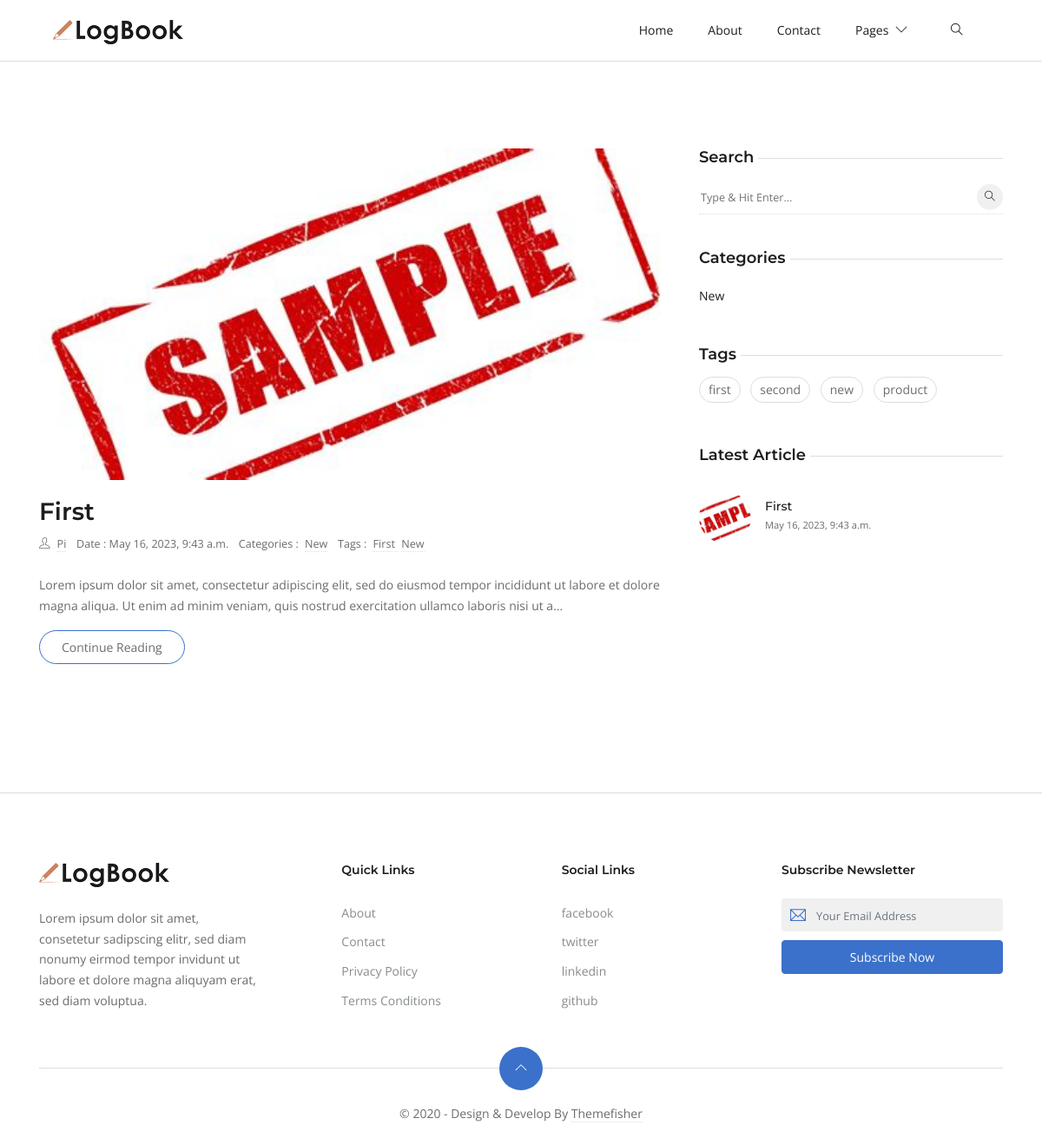
The app's page / (signed in) with its own data.
### blog/models.py (models this page shows, shortened)
class Post(models.Model):
    STATUS_CHOICES = (
    ('draft', 'Draft'),
    ('published', 'Published'),
    )
    url=models.SlugField(max_length=1000,unique=True)
    title=models.CharField(max_length=1000)
    author = models.ForeignKey(User,on_delete=models.CASCADE)
    image=models.ImageField(upload_to='static/images')
    category=models.ForeignKey(Categorie,on_delete=models.CASCADE,blank=True,related_name='categories')
    body=RichTextUploadingField()
    description=models.CharField(max_length=200)
    tags=TaggableManager()
    publish = models.DateTimeField(default=timezone.now)
    created = models.DateTimeField(auto_now_add=True)
    updated = models.DateTimeField(auto_now=True)
    update=models.DateTimeField(auto_now_add=True)
    status = models.CharField(max_length=10,choices=STATUS_CHOICES,default='draft')

class Categorie(models.Model):
    name=models.CharField(max_length=100,unique=True)
    url=models.SlugField(max_length=100,unique=True)

### blog/views.py (the view)
# urls.py: path('',views.index,name='home'),
def index(request,tag_slug=None):
    all_tags = Tag.objects.all()
    post=Post.objects.filter(status='published').order_by('-publish')
    latestpost=Post.objects.filter(status='published').order_by('-publish')[:3]
    category=Categorie.objects.all()
    tag = None
    if tag_slug:
        tag = get_object_or_404(Tag, slug=tag_slug)
        post=Post.objects.filter(status='published',tags=tag).order_by('-publish')
    page = request.GET.get('page', 1)
    paginator = Paginator(post, 10)
    try:
        posts = paginator.page(page)
    except PageNotAnInteger:
        posts = paginator.page(1)
    except EmptyPage:
        posts = paginator.page(paginator.num_pages)
    return render(request,'index.html',{'posts':posts,'category':category,'latestpost':latestpost,'post':post,'all_tags':all_tags,'tag':tag})

### templates/index.html (shortened to what this page needs)
{% extends 'base.html' %}
{% block body %}
<section class="section">
	<div class="container">
		<div class="row">
<div class="col-lg-8  mb-5 mb-lg-0">
   {% for post in posts %}
   <article class="row mb-5">
      <div class="col-12">
         <div class="post-slider">
            <img loading="lazy" src="{{post.image.url}}" class="img-fluid" alt="image of {{post.title}}">
         </div>
      </div>
      <div class="col-12 mx-auto">
         <h3><a class="post-title" href="/{{post.url}}/">{{post.title|title}}</a></h3>
         <ul class="list-inline post-meta mb-4">
            <li class="list-inline-item"><i class="ti-user mr-2"></i><a href="/user/{{post.author}}/">{{post.author|title}}</a>
            </li>
            <li class="list-inline-item">Date : {{post.publish}}</li>
            <li class="list-inline-item">Categories : <a href="/category/{{post.category.url}}/" class="ml-1">{{post.category.name|title}} </a>
            </li>
            <li class="list-inline-item">Tags : {% for tag in post.tags.all %} <a href="/tag/{{tag.slug}}" class="ml-1">{{tag.name|capfirst}} </a> {% endfor %}
            </li>
         </ul>
         <p>{{post.description|capfirst|safe}}...</p> <a href="/{{post.url}}/" class="btn btn-outline-primary">Continue Reading</a>
      </div>
   </article>
   {% endfor %}
</div>
<aside class="col-lg-4">
<div class="widget">
<h5 class="widget-title"><span>Search</span></h5>
<form action="/search" class="widget-search">
<input id="search-query" name="s" type="search" placeholder="Type &amp; Hit Enter...">
<button type="submit"><i class="ti-search"></i>
</button>
</form>
</div>
<div class="widget">
<h5 class="widget-title"><span>Categories</span></h5>
<ul class="list-unstyled widget-list">
{% for cat in category %}
<li><a href="/category/{{cat.url}}/" class="d-flex">{{cat.name|title}}
</a>
</li>
{% endfor %}
</ul>
</div>
<div class="widget">
<h5 class="widget-title"><span>Tags</span></h5>
<ul class="list-inline widget-list-inline">
   {% for tag in all_tags %}
<li class="list-inline-item"><a href="/tag/{{tag.slug}}"> {{tag.name}}</a>
</li>
{% endfor %}
</ul>
</div>
<div class="widget">
<h5 class="widget-title"><span>Latest Article</span></h5>
{% for lp in latestpost %}
<ul class="list-unstyled widget-list">
<li class="media widget-post align-items-center">
<a href="/{{lp.url}}/">
   <img loading="lazy" class="mr-3" src="{{lp.image.url}}">
</a>
<div class="media-body">
   <h5 class="h6 mb-0"><a href="/{{lp.url}}">{{lp.title|title}}</a></h5>
   <small>{{lp.publish}}</small>
</div>
</li>
</ul>
{% endfor %}
</div>
</aside>
</div>
</div>
</section>
{% endblock body %}

### static/css/style.css (style rules this page uses)
body { line-height: 1.7; font-family: "Open Sans", sans-serif; -webkit-font-smoothing: antialiased; color: #696c6d; font-size: 14px; }
article img { max-width: 100% !important; height: auto !important; border-radius: .25rem!important; }
p, .paragraph { font-weight: 400; color: #696c6d; font-size: 14px; line-height: 1.7; font-family: "Open Sans", sans-serif; }
h1, h2, h3, h4, h5, h6 { color: #1c1d1f; font-family: "Montserrat", sans-serif; font-weight: 600; line-height: 1.2; }
h3, .h3 { font-size: 28px; }
h5, .h5 { font-size: 18px; }
h6, .h6 { font-size: 14px; }
.btn { font-size: 14px; font-family: "Open Sans", sans-serif; text-transform: capitalize; padding: 8px 25px; border-radius: 50px; border: 1px solid; position: relative; z-index: 1; transition: 0.2s ease; }
.btn-outline-primary { background: transparent; color: #696c6d; border-color: #3b71ca; }
body { background-color: #fff; overflow-x: hidden; }
img { vertical-align: middle; border: 0; }
a, a:hover, a:focus { text-decoration: none; }
a, button, select { cursor: pointer; transition: 0.2s ease; }
.slick-slide { outline: 0; }
.section { padding-top: 100px; padding-bottom: 100px; }
.rounded-lg, .post-slider { border-radius: 10px !important; }
.post-title { color: #1c1d1f; }
.post-meta li { margin-right: 10px; font-size: 90%; }
.post-meta a { color: #696c6d; border-bottom: 1px dotted #ddd; }
.post-slider { overflow: hidden; margin-bottom: 20px; }
.post-slider img { border-radius: inherit; }
.widget { background: #fff; margin-bottom: 40px; }
.widget-title { position: relative; margin-bottom: 15px; }
.widget-title span { background: #fff; position: relative; padding-right: 5px; z-index: 1; }
.widget-title::before { position: absolute; content: ""; right: 0; height: 1px; width: 100%; background: #ddd; top: 50%; }
.widget-search { position: relative; }
.widget-search input { border: 0; border-bottom: 1px dotted #ddd; width: 100%; height: 40px; }
.widget-search input::placeholder { font-size: 90%; }
.widget-search button { height: 30px; width: 30px; line-height: 30px; display: inline-block; padding: 0; background: #f0f0f0; color: #1c1d1f; text-align: center; border-radius: 50%; position: absolute; right: 0; top: 5px; border: 0; font-size: 12px; }
.widget-list li { padding: 5px 0; }
.widget-list li a { color: #1c1d1f; }
.widget-list-inline li { margin-bottom: 10px; }
.widget-list-inline li a { padding: 2px 10px; border: 1px solid #ddd; border-radius: 40px; display: block; color: #696c6d; }
.widget-post { padding: 15px 0 !important; }
.widget-post img { height: 60px; width: 60px; border-radius: 50%; -o-object-fit: cover; object-fit: cover; }

### records on screen
Post: image (picture), title "First", author "Pi", publish "May 16, 2023, 9:43 a.m.", category.name "New", description "Lorem ipsum dolor sit amet, consectetur adipiscing elit, sed do eiusmod tempor incididunt ut labore et dolore magna aliqua. Ut enim ad minim veniam, quis nostrud exercitation ullamco laboris nisi ut a"
Tag: name "First", name "first"
Tag: name "New", name "new"
Categorie: name "New"
Tag: name "second"
Tag: name "product"
